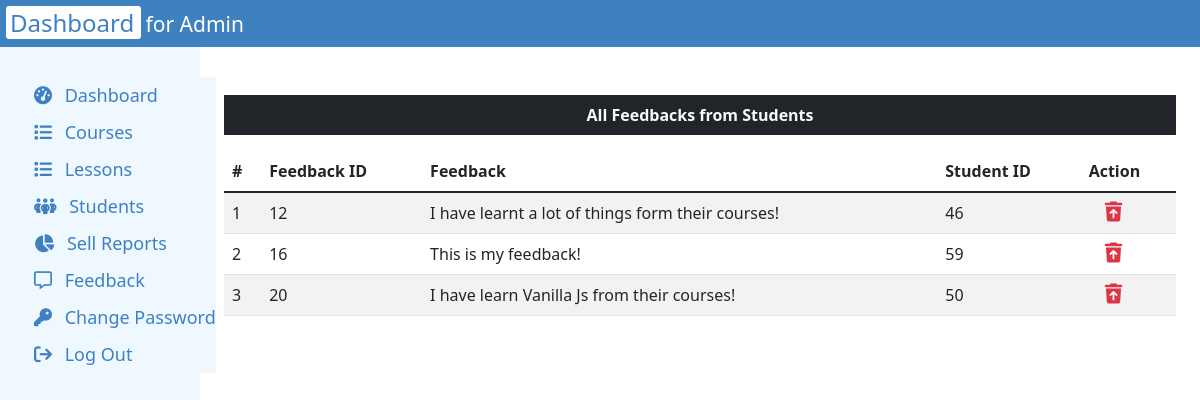
Page /LMS/admin/feedback.php (signed in) on the committed database.
### tables this page shows
CREATE TABLE `feedback` (
  `id` int(11) NOT NULL,
  `feedback` text DEFAULT NULL,
  `student_id` int(11) DEFAULT NULL
);

### LMS/admin/feedback.php (the view, shortened to what this page needs)
<?php
include "header.php";
include "dash-common.php";
?>
<?php
    $con = mysqli_connect("localhost", "root", "", "Lms_DB");
    $query = "select * from feedback";
    $qr = mysqli_query($con, $query);
 ?>
<div class="col" >
    <div class="container">
    <div class="row">
    <p class="bg-dark text-light p-2 mt-5 text-center fw-bold">All Feedbacks from Students</p>
    </div>
    <div class="row">
    <table class="table table-striped">
  <thead>
    <tr>
      <th scope="col">#</th>
      <th scope="col">Feedback ID</th>
      <th scope="col">Feedback</th>
      <th scope="col">Student ID</th>
      <th scope="col">Action</th>
    </tr>
  </thead>
  <tbody>
    <?php
    $i = 1;
    while ($row = mysqli_fetch_assoc($qr)): ?>
            <tr>
            <td scope="col"><?php echo $i++ ?></td>
            <td scope="col"><?php echo $row["id"] ?></td>
            <td scope="col"><?php echo $row["feedback"] ?></td>
            <td scope="col"><?php echo $row["student_id"] ?></d>
            <td scope="col">
            <i class="fa-solid fa-trash-arrow-up fs-5 text-danger ms-3" role="button" id="<?php echo $row["id"] ?>" onclick="deleteThis(this.id)"></i>
            </td>
        </tr>
    <?php endwhile;?>
  </tbody>
</table>
</div>
    </div>
</div>

### LMS/admin/css/main.css (style rules this page uses)
* { margin : 0; padding : 0; box-sizing: border-box; }
body { height: 100vh; }

### rows in the picture
feedback: id "12", feedback "I have learnt a lot of things form their courses!", student "46"
feedback: id "16", feedback "This is my feedback!", student "59"
feedback: id "20", feedback "I have learn Vanilla Js from their courses!", student "50"
